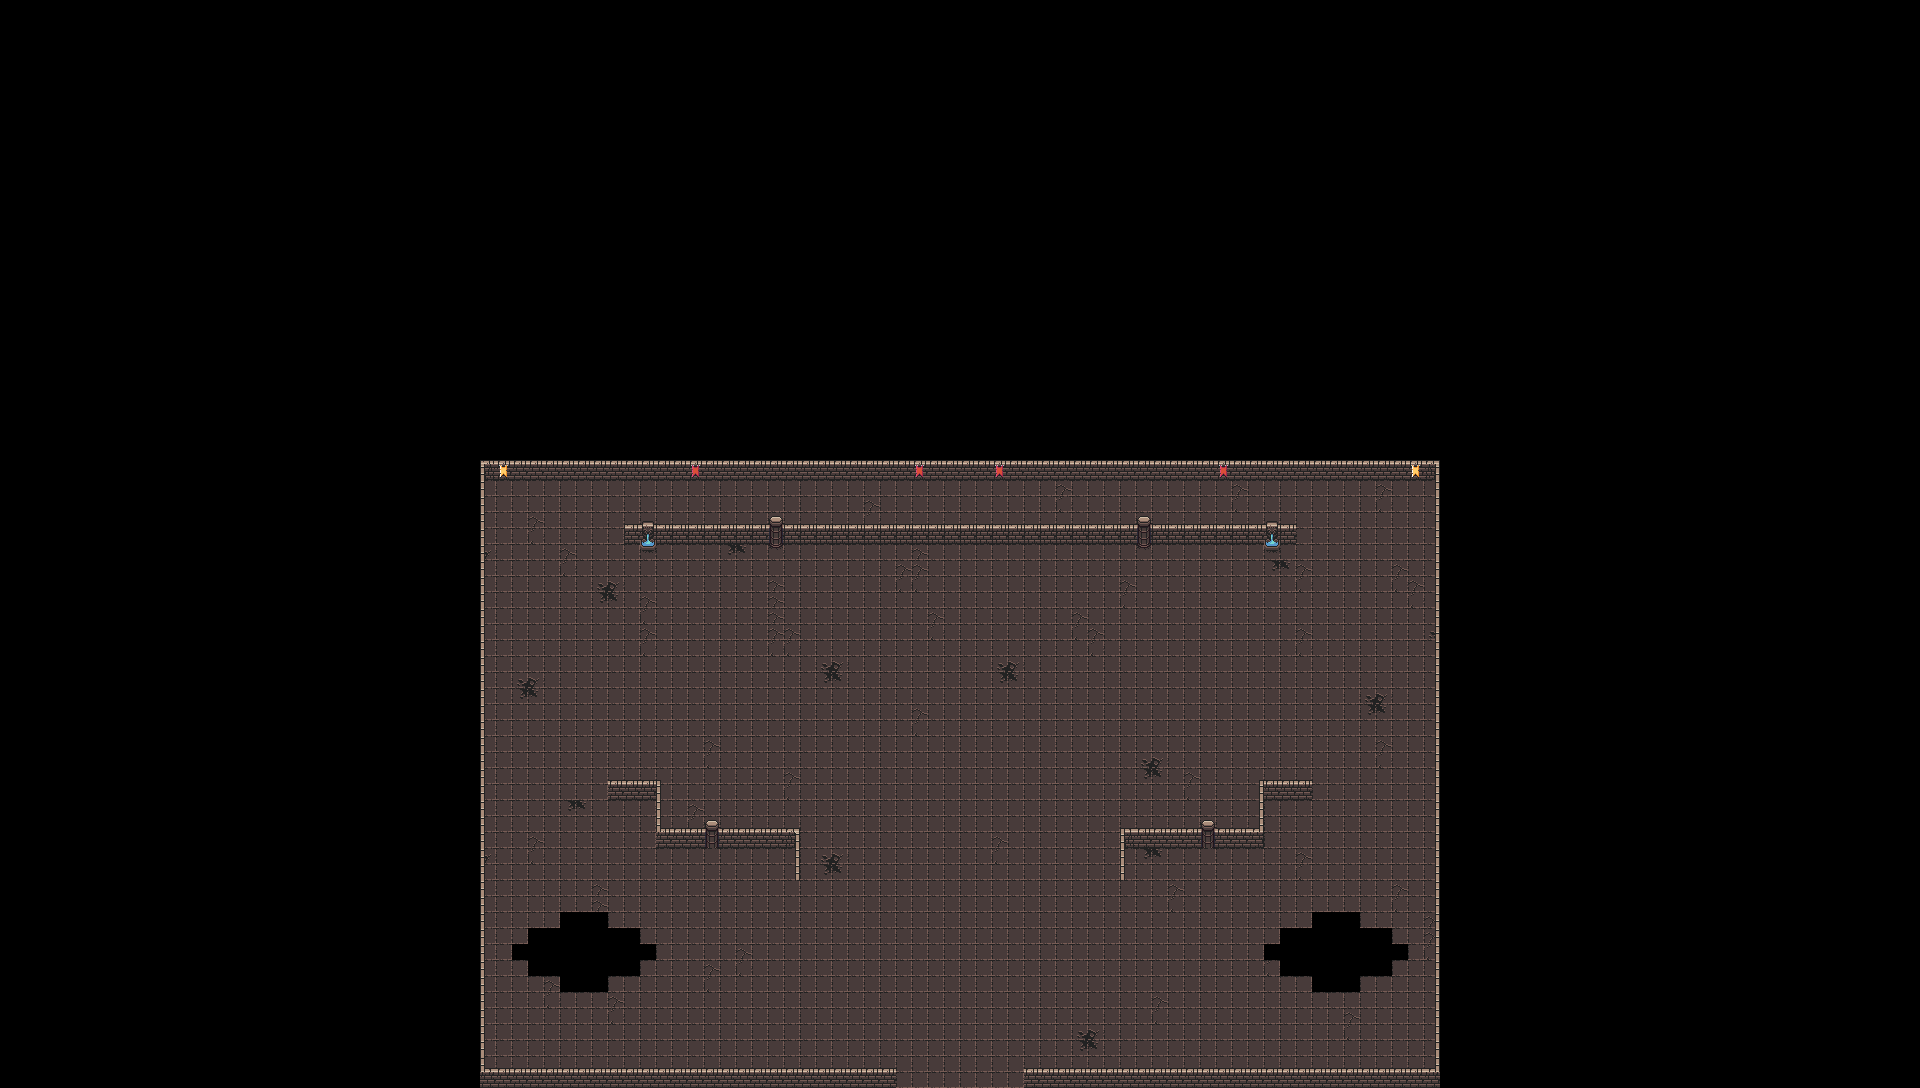

This is a level from a 2D game, rendered from its Tiled map with the project's own tilesets. A one-line summary and the map file follow, with tile-layer data summarised:
An orthogonal 120x68 tile map with 16x16 px tiles, 4 tile layers (Sol, Decoration, Haut de Struct, Collision).

<map version="1.10" tiledversion="1.10.1" orientation="orthogonal" renderorder="right-down" width="120" height="68" tilewidth="16" tileheight="16" infinite="0" nextlayerid="5" nextobjectid="1">
 <tileset firstgid="1" source="../village/dungeon.tsx" />
 <layer id="4" name="Sol" width="120" height="68">
  <data>[8160 cells, 2222 non-empty, 9 distinct tile ids]</data>
 </layer>
 <layer id="2" name="Decoration" width="120" height="68">
  <data>[8160 cells, 0 non-empty, 0 distinct tile ids]</data>
 </layer>
 <layer id="1" name="Haut de Struct" width="120" height="68">
  <data>[8160 cells, 118 non-empty, 9 distinct tile ids]</data>
 </layer>
 <layer id="3" name="Collision" width="120" height="68">
  <data>[8160 cells, 321 non-empty, 17 distinct tile ids]</data>
 </layer>
</map>
